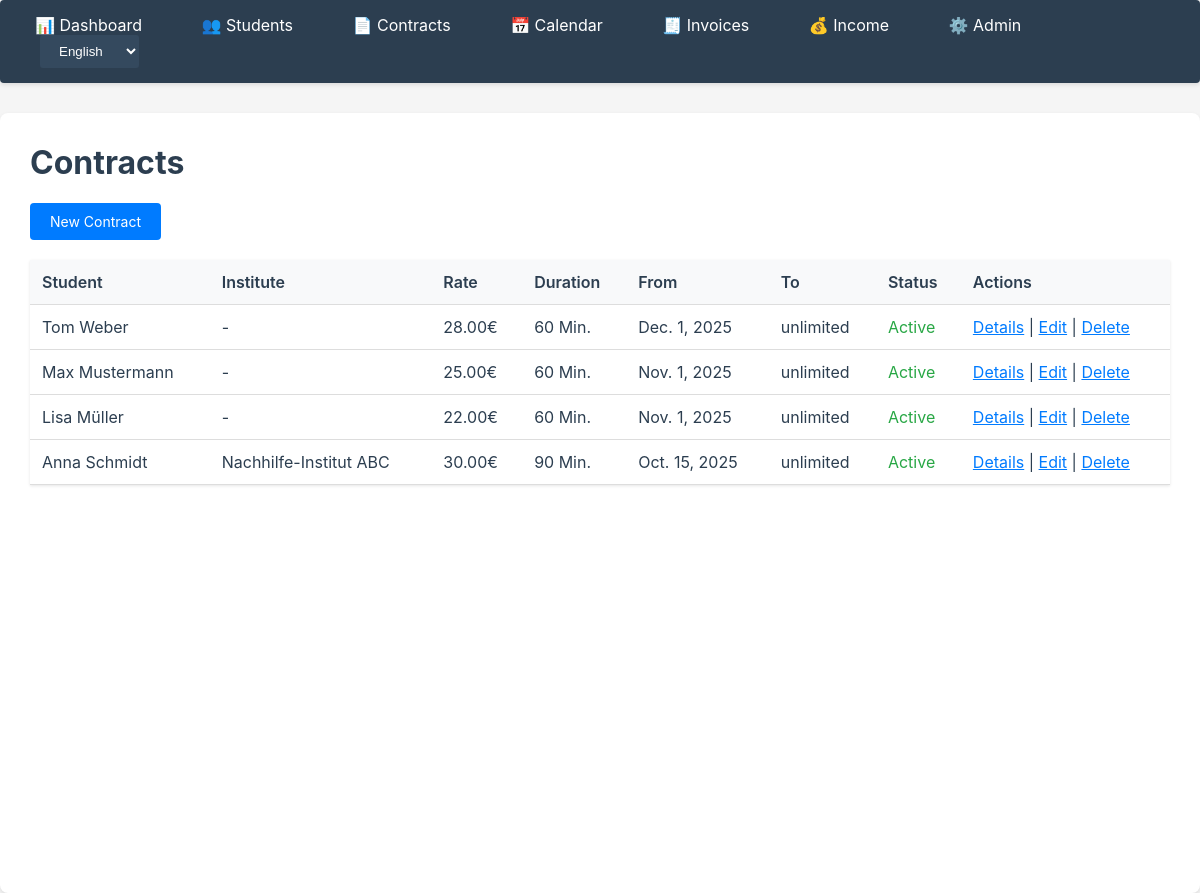
The app's page /contracts/ with its own data.
### apps/contracts/models.py (models this page shows, shortened)
class Contract(models.Model):
    student = models.ForeignKey(
        Student,
        on_delete=models.CASCADE,
        related_name='contracts',
        help_text=_("Student for whom the contract applies")
    )
    institute = models.CharField(
        max_length=200,
        blank=True,
        null=True,
        help_text=_("Institute name (if applicable)")
    )
    hourly_rate = models.DecimalField(
        max_digits=10,
        decimal_places=2,
        validators=[MinValueValidator(Decimal('0.01'))],
        help_text=_("Rate per unit in EUR")
    )
    unit_duration_minutes = models.PositiveIntegerField(
        default=60,
        help_text=_("Duration of one unit in minutes")
    )
    start_date = models.DateField(help_text=_("Contract start date"))
    end_date = models.DateField(
        null=True,
        blank=True,
        help_text=_("Contract end date (optional, empty = unlimited)")
    )
    is_active = models.BooleanField(
        default=True,
        help_text=_("Is the contract active?")
    )
    notes = models.TextField(
        blank=True,
        null=True,
        help_text=_("Additional notes about the contract")
    )
    created_at = models.DateTimeField(auto_now_add=True)
    updated_at = models.DateTimeField(auto_now=True)
    class Meta:
        ordering = ['-start_date', 'student']
        verbose_name = _('Contract')
        verbose_name_plural = _('Contracts')

### apps/students/models.py (models this page shows, shortened)
class Student(models.Model):
    first_name = models.CharField(max_length=100)
    last_name = models.CharField(max_length=100)
    email = models.EmailField(blank=True, null=True)
    phone = models.CharField(max_length=20, blank=True, null=True)
    school = models.CharField(
        max_length=200,
        blank=True,
        null=True,
        help_text=_("School name")
    )
    grade = models.CharField(
        max_length=50,
        blank=True,
        null=True,
        help_text=_("Grade/Level (e.g., '10th grade', 'Q1')")
    )
    subjects = models.CharField(
        max_length=500,
        blank=True,
        null=True,
        help_text=_("Subjects (comma-separated, e.g., 'Math, German, English')")
    )
    notes = models.TextField(
        blank=True,
        null=True,
        help_text=_("Additional notes about the student")
    )
    created_at = models.DateTimeField(auto_now_add=True)
    updated_at = models.DateTimeField(auto_now=True)
    class Meta:
        ordering = ['last_name', 'first_name']
        verbose_name = _('Student')
        verbose_name_plural = _('Students')
    @property
    def full_name(self):
        return f"{self.first_name} {self.last_name}"

### apps/contracts/views.py (the view)
# urls.py: path('', views.ContractListView.as_view(), name='list'),
class ContractListView(ListView):
    model = Contract
    template_name = 'contracts/contract_list.html'
    context_object_name = 'contracts'
    paginate_by = 20

### apps/contracts/templates/contracts/contract_list.html (shortened to what this page needs)
{% extends 'core/base.html' %}
{% load i18n %}
{% block content %}
<h1>{% trans "Contracts" %}</h1>
<a href="{% url 'contracts:create' %}" class="btn">{% trans "New Contract" %}</a>
<table>
    <thead>
        <tr>
            <th>{% trans "Student" %}</th>
            <th>{% trans "Institute" %}</th>
            <th>{% trans "Rate" %}</th>
            <th>{% trans "Duration" %}</th>
            <th>{% trans "From" %}</th>
            <th>{% trans "To" %}</th>
            <th>{% trans "Status" %}</th>
            <th>{% trans "Actions" %}</th>
        </tr>
    </thead>
    <tbody>
        {% for contract in contracts %}
        <tr>
            <td>{{ contract.student.full_name }}</td>
            <td>{{ contract.institute|default:"-" }}</td>
            <td>{{ contract.hourly_rate }}€</td>
            <td>{% blocktrans with minutes=contract.unit_duration_minutes %}{{ minutes }} Min.{% endblocktrans %}</td>
            <td>{{ contract.start_date }}</td>
            <td>{{ contract.end_date|default:_("unlimited") }}</td>
            <td>{% if contract.is_active %}<span style="color: #28a745;">{% trans "Active" %}</span>{% else %}<span style="color: #495057;">{% trans "Inactive" %}</span>{% endif %}</td>
            <td>
                <a href="{% url 'contracts:detail' contract.pk %}">{% trans "Details" %}</a> |
                <a href="{% url 'contracts:update' contract.pk %}">{% trans "Edit" %}</a> |
                <a href="{% url 'contracts:delete' contract.pk %}">{% trans "Delete" %}</a>
            </td>
        </tr>
        {% empty %}
        <tr><td colspan="8">{% trans "No contracts available." %}</td></tr>
        {% endfor %}
    </tbody>
</table>
{% endblock %}

### apps/core/templates/core/base.html (style rules this page uses)
body { font-family: -apple-system, BlinkMacSystemFont, 'Segoe UI', Arial, sans-serif; margin: 0; padding: 0; background: #f5f5f5; color: #2c3e50; }
table { width: 100%; border-collapse: collapse; margin-top: 20px; box-shadow: 0 1px 3px rgba(0,0,0,0.1); }
th, td { padding: 12px; text-align: left; border-bottom: 1px solid #ddd; color: #2c3e50; }
th { background: #f8f9fa; font-weight: 600; color: #2c3e50; }
.btn { display: inline-block; padding: 10px 20px; background: #007bff; color: white; text-decoration: none; border-radius: 4px; border: none; cursor: pointer; font-size: 14px; transition: background 0.2s; }
h1 { color: #2c3e50; margin-top: 0; }
a { color: #007bff; }

### records on screen
Contract: student.full_name "Tom Weber", institute "-", hourly_rate "28.00", start_date "Dec. 1, 2025", end_date "unlimited"
Contract: student.full_name "Max Mustermann", institute "-", hourly_rate "25.00", start_date "Nov. 1, 2025", end_date "unlimited"
Contract: student.full_name "Lisa Müller", institute "-", hourly_rate "22.00", start_date "Nov. 1, 2025", end_date "unlimited"
Contract: student.full_name "Anna Schmidt", institute "Nachhilfe-Institut ABC", hourly_rate "30.00", start_date "Oct. 15, 2025", end_date "unlimited"

### other values on screen
form field language "English"
